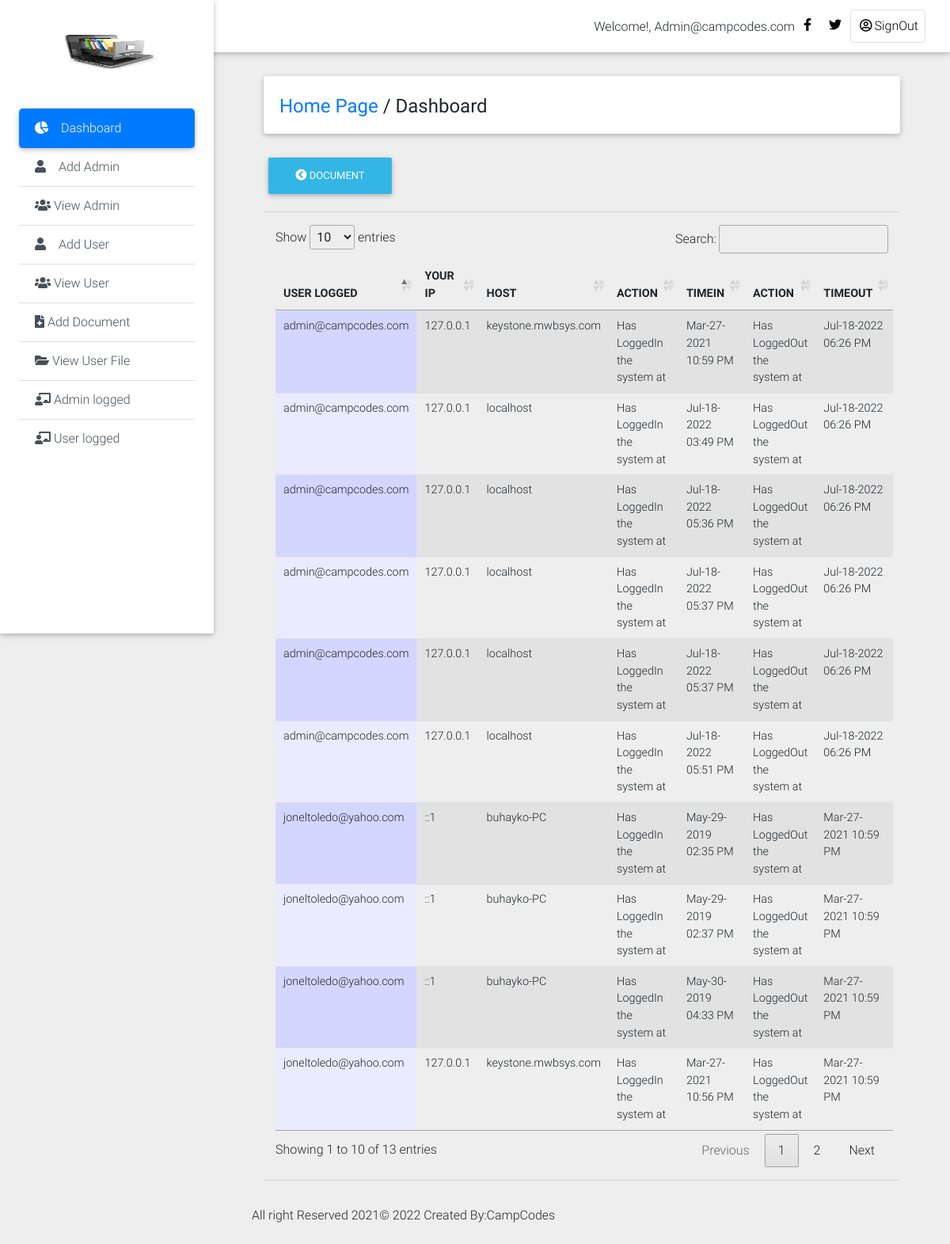
The page /Private_Dashboard/admin_log.php (signed in) on the database its author committed.
### tables this page shows
CREATE TABLE `history_log1` (
  `log_id` int(11) NOT NULL,
  `id` int(11) NOT NULL,
  `admin_user` text NOT NULL,
  `action` varchar(100) NOT NULL,
  `actions` varchar(200) NOT NULL DEFAULT 'Has LoggedOut the system at',
  `ip` text NOT NULL,
  `host` text NOT NULL,
  `login_time` varchar(200) NOT NULL DEFAULT current_timestamp(),
  `logout_time` varchar(200) NOT NULL DEFAULT current_timestamp()
);

### Private_Dashboard/admin_log.php (the view, shortened to what this page needs)
<!DOCTYPE html>
<html lang="en">
<head>
  <link rel="stylesheet" href="https://use.fontawesome.com/releases/v5.8.1/css/all.css">
  <link href="css/bootstrap.min.css" rel="stylesheet">
  <link href="css/mdb.min.css" rel="stylesheet">
  <link href="css/style.min.css" rel="stylesheet">
    <link rel="stylesheet" type="text/css" href="medias/css/dataTable.css" />
</head>
<body class="grey lighten-3">
  <header>
    <nav class="navbar fixed-top navbar-expand-lg navbar-light white scrolling-navbar">
      <div class="container-fluid">
        <div class="collapse navbar-collapse" id="navbarSupportedContent">
            <?php
             require_once("include/connection.php");
               $id = mysqli_real_escape_string($conn,$_SESSION['admin_user']);
              $r = mysqli_query($conn,"SELECT * FROM admin_login where id = '$id'") or die (mysqli_error($con));
              $row = mysqli_fetch_array($r);
               $id=$row['admin_user'];
            ?>
          <ul class="navbar-nav nav-flex-icons">
                <li style="margin-top: 10px;">Welcome!,</font> <?php echo ucwords(htmlentities($id)); ?></li>
            <li class="nav-item">
              <a href="#" class="nav-link waves-effect" target="_blank">
                <i class="fab fa-facebook-f"></i>
              </a>
            </li>
            <li class="nav-item">
              <a href="#" class="nav-link waves-effect" target="_blank">
                <i class="fab fa-twitter"></i>
              </a>
            </li>
            <li class="nav-item">
              <a href="logout.php" class="nav-link border border-light rounded waves-effect">
               <i class="far fa-user-circle"></i>SignOut
              </a>
            </li>
          </ul>
        </div>
      </div>
    </nav>
    <div class="sidebar-fixed position-fixed">
      <a class="logo-wrapper waves-effect">
        <img src="img/images.jpg" width="150px" height="200px;" class="img-fluid" alt="">
      </a>
     <div class="list-group list-group-flush">
        <a href="dashboard.php" class="list-group-item active waves-effect">
          <i class="fas fa-chart-pie mr-3"></i>Dashboard
        </a>
         <a href="#" class="list-group-item list-group-item-action waves-effect"  data-toggle="modal" data-target="#modalRegisterForm">
          <i class="fas fa-user mr-3"></i>Add Admin</a>
            <a href="view_admin.php" class="list-group-item list-group-item-action waves-effect">
          <i class="fas fa-users"></i> View Admin</a>
        <a href="#" class="list-group-item list-group-item-action waves-effect" data-toggle="modal" data-target="#modalRegisterForm2">
          <i class="fas fa-user mr-3"></i>Add User</a>
           <a href="view_user.php" class="list-group-item list-group-item-action waves-effect">
          <i class="fas fa-users"></i>  View User</a>
        <a href="add_document.php" class="list-group-item list-group-item-action waves-effect">
          <i class="fas fa-file-medical"></i> Add Document</a>
        <a href="view_userfile.php" class="list-group-item list-group-item-action waves-effect">
          <i class="fas fa-folder-open"></i> View User File</a>
            <a href="admin_log.php" class="list-group-item list-group-item-action waves-effect">
          <i class="fas fa-chalkboard-teacher"></i> Admin logged</a>
              <a href="user_log.php" class="list-group-item list-group-item-action waves-effect">
          <i class="fas fa-chalkboard-teacher"></i> User logged</a>
      </div>
    </div>
  </header>
  <main class="pt-5 mx-lg-5">
    <div class="container-fluid mt-5">
      <div class="card mb-4 wow fadeIn">
        <div class="card-body d-sm-flex justify-content-between">
          <h4 class="mb-2 mb-sm-0 pt-1">
            <a href="dashboard.php">Home Page</a>
            <span>/</span>
            <span>Dashboard</span>
          </h4>
        </div>
      </div>
      <div class="">
    <a href="add_document.php"><button type="button" class="btn btn-info"><i class="fas fa-chevron-circle-left"></i>  Document</button></a>
    </div>
<hr>
 <div class="col-md-12">
  <table id="dtable" class = "table table-striped" style="">
     <thead>
    <th>USER LOGGED</th>
     <th>YOUR IP</th>
     <th>HOST</th>
     <th>ACTION</th>
     <th>TIMEIN</th>
     <th>ACTION</th>
     <th>TIMEOUT</th>
</thead>
<tbody>
        <?php
        require_once("include/connection.php");
      $query = mysqli_query($conn,"SELECT * from history_log1") or die (mysqli_error($conn));
      while($file=mysqli_fetch_array($query)){
         $name =  $file['admin_user'];
         $ip =  $file['ip'];
         $host =  $file['host'];
         $action =  $file['action'];
         $logintime =  $file['login_time'];
         $actions =  $file['actions'];
         $logouttime =  $file['logout_time'];
      ?>
      <td><?php echo $name; ?></td>
       <td><?php echo $ip; ?></td>
      <td><?php echo $host; ?></td>
      <td><?php echo $action; ?></td>
      <td><?php echo $logintime; ?></td>
      <td><?php echo $actions; ?></td>
      <td><?php echo $logouttime; ?></td>
<?php } ?>
</tbody>
   </table>
    </div>
    <hr></div>
    <div class="footer-copyright py-3">
     <p>All right Reserved 2021&copy; <?php echo date('Y');?> Created By:CampCodes</p>
    </div>
<link rel="stylesheet" type="text/css" href="https://cdn.datatables.net/1.10.9/css/jquery.dataTables.min.css"/>
<link rel="stylesheet" type="text/css" href="https://cdn.datatables.net/responsive/1.0.3/css/dataTables.responsive.css">
</body>
</html>

### Private_Dashboard/medias/css/dataTable.css (style rules this page uses)
.sorting_asc { background: url('../images/sort_asc.png') no-repeat center right; }
.sorting { background: url('../images/sort_both.png') no-repeat center right; }
tr.odd td.sorting_1 { background-color: #D3D6FF; }
tr.even td.sorting_1 { background-color: #EAEBFF; }

### rows shown on the page
history_log1: admin_user "joneltoledo@yahoo.com", ip "::1", host "buhayko-PC", action "Has LoggedIn the system at", login_time "May-29-2019 02:35 PM", actions "Has LoggedOut the system at", logout_time "Mar-27-2021 10:59 PM"
history_log1: admin_user "joneltoledo@yahoo.com", ip "::1", host "buhayko-PC", action "Has LoggedIn the system at", login_time "May-29-2019 02:37 PM", actions "Has LoggedOut the system at", logout_time "Mar-27-2021 10:59 PM"
history_log1: admin_user "joneltoledo@yahoo.com", ip "::1", host "buhayko-PC", action "Has LoggedIn the system at", login_time "May-30-2019 04:33 PM", actions "Has LoggedOut the system at", logout_time "Mar-27-2021 10:59 PM"
history_log1: admin_user "joneltoledo@yahoo.com", ip "127.0.0.1", host "keystone.mwbsys.com", action "Has LoggedIn the system at", login_time "Mar-27-2021 10:56 PM", actions "Has LoggedOut the system at", logout_time "Mar-27-2021 10:59 PM"
history_log1: admin_user "admin@campcodes.com", ip "127.0.0.1", host "keystone.mwbsys.com", action "Has LoggedIn the system at", login_time "Mar-27-2021 10:59 PM", actions "Has LoggedOut the system at", logout_time "Jul-18-2022 06:26 PM"
history_log1: admin_user "admin@campcodes.com", ip "127.0.0.1", host "localhost", action "Has LoggedIn the system at", login_time "Jul-18-2022 03:49 PM", actions "Has LoggedOut the system at", logout_time "Jul-18-2022 06:26 PM"
history_log1: admin_user "admin@campcodes.com", ip "127.0.0.1", host "localhost", action "Has LoggedIn the system at", login_time "Jul-18-2022 05:36 PM", actions "Has LoggedOut the system at", logout_time "Jul-18-2022 06:26 PM"
history_log1: admin_user "admin@campcodes.com", ip "127.0.0.1", host "localhost", action "Has LoggedIn the system at", login_time "Jul-18-2022 05:37 PM", actions "Has LoggedOut the system at", logout_time "Jul-18-2022 06:26 PM"
history_log1: admin_user "admin@campcodes.com", ip "127.0.0.1", host "localhost", action "Has LoggedIn the system at", login_time "Jul-18-2022 05:37 PM", actions "Has LoggedOut the system at", logout_time "Jul-18-2022 06:26 PM"
history_log1: admin_user "admin@campcodes.com", ip "127.0.0.1", host "localhost", action "Has LoggedIn the system at", login_time "Jul-18-2022 05:51 PM", actions "Has LoggedOut the system at", logout_time "Jul-18-2022 06:26 PM"

### other values the page prints
$id "Admin@campcodes.com"
